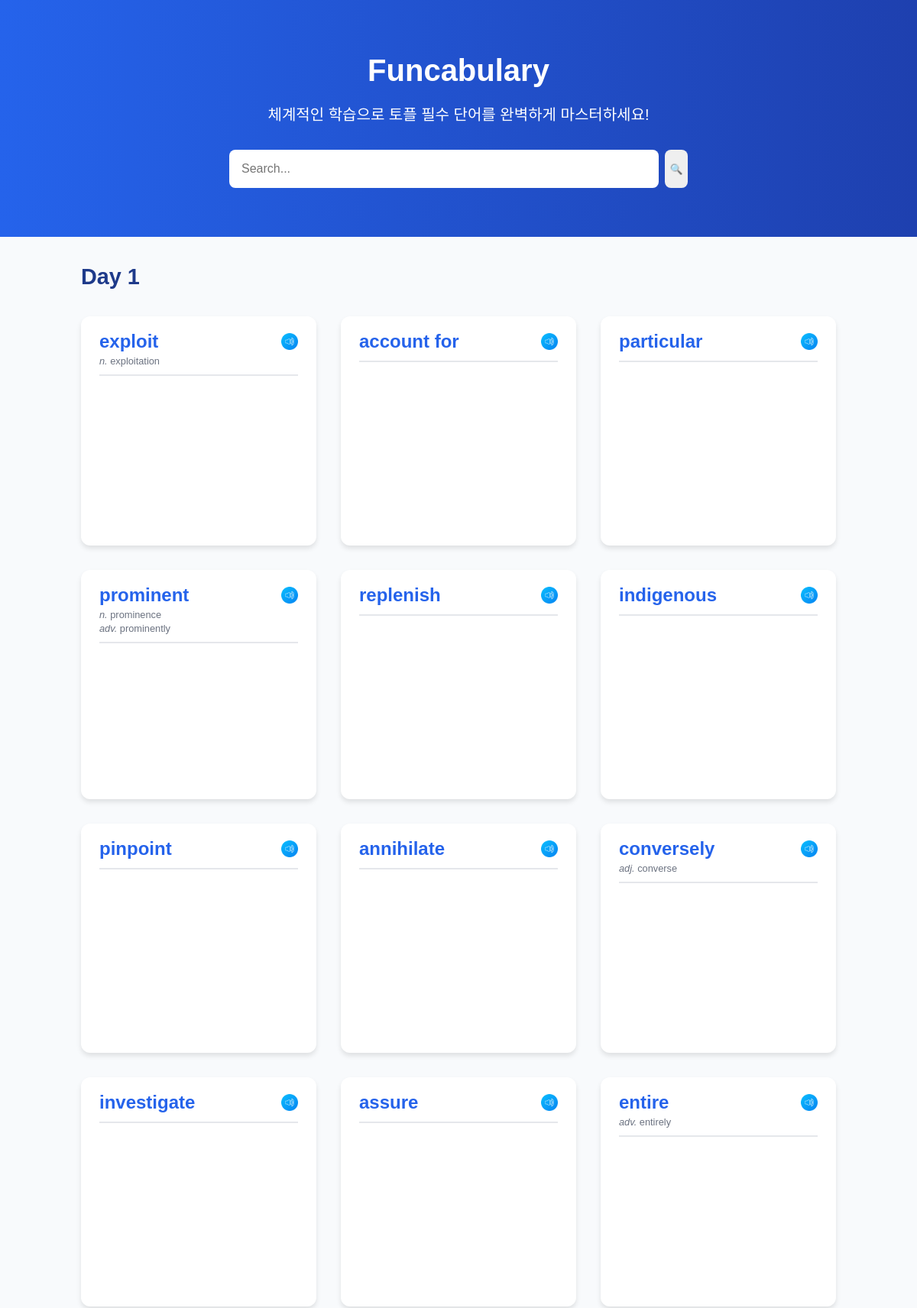
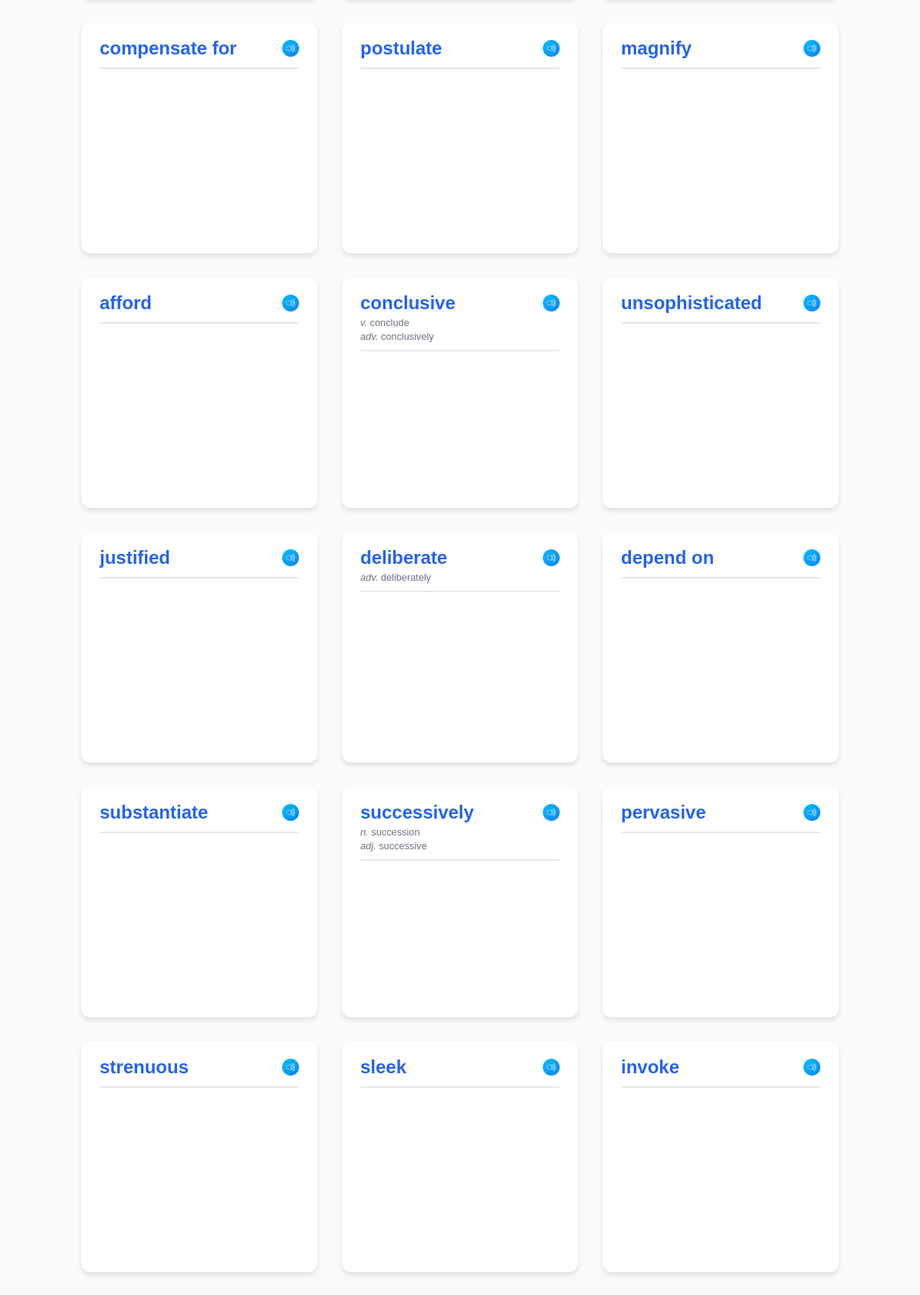
Page /funcabulary/day1 (upper part) on the committed database (2 pictures, top to bottom).
### app/models.py (models this page shows)
class Word(db.Model):
    __tablename__ = 'words'
    id = db.Column(db.Integer, primary_key=True, autoincrement=True)
    day_id = db.Column(db.Integer, db.ForeignKey('days.id'), nullable=False)  # connect to Day
    word = db.Column(db.String(100), index=True, nullable=False)
    note = db.Column(db.Text, nullable=True)
    details = db.relationship('Detail', backref='word', cascade='all, delete', lazy=True)
    derivatives = db.relationship('Derivative', backref='parent_word', cascade='all, delete', lazy=True)

class Derivative(db.Model):
    __tablename__ = 'derivatives'
    word_id = db.Column(db.Integer, db.ForeignKey('words.id'), primary_key=True)  # foreign key that connected with the word
    pos_id = db.Column(db.Integer, db.ForeignKey('pos.id'), nullable=True)
    word = db.Column(db.String(50), primary_key=True, nullable=True)
    __table_args__ = (
        db.PrimaryKeyConstraint('word_id', 'word'),
    )

class POS(db.Model):
    __tablename__ = 'pos'
    id = db.Column(db.Integer, primary_key=True, autoincrement=True)
    pos = db.Column(db.String(10), unique=True, nullable=False)
    details = db.relationship('Detail', backref='pos', lazy=True)
    derivatives = db.relationship('Derivative', backref='pos', lazy=True)

### app/views.py (the view)
@views_bp.route('/funcabulary/day<int:d_num>')
def day(d_num):
    user_agent = request.headers.get("User-Agent", "").lower()
    if "python" in user_agent or "pandas" in user_agent or "requests" in user_agent:
        return jsonify({"error": "Bots are not allowed!"}), 403
    words = Word.query.filter_by(day_id=d_num).all()
    for word in words:
        for detail in word.details:
            detail.example = highlight(word.word, detail.example)
    return render_template('days.html', words=words, d_num=d_num)

### app/views.py (called while the page is built)
def highlight(word, example):
    words = word.split()
    word_patterns = [rf'\b{re.escape(w)}(ed|ing|s|d|ay)?\b' for w in words]
    pattern = r'\s+'.join(word_patterns) # 단어 사이의 공백도 포함
    oup = re.sub(pattern, r'<b>\g<0></b>', example, flags=re.IGNORECASE)
    return oup

### app/templates/days.html (shortened to what this page needs)
{% extends 'index.html' %}
{% block css %}
    <link rel="stylesheet" href="{{ url_for('static', filename='css/main.css') }}">
    <link rel="stylesheet" href="{{ url_for('static', filename='css/days.css') }}">
{% endblock %}
{% block main %}
    <section class="cards-section">
        <h2 class="section-tit">Day {{ d_num }}</h2>
        <div class="cards-grid">
            {% for word in words %}
                <div class="cards-container">
                    <div class="card">
                        <div class="front">
                            <div class="word-header">
                                <h3 class="word-tit">
                                    <div class="word-tit-container">
                                        {{ word.word }}
                                    </div>
                                    <button class="tts-btn" onclick="Pronunciation_eng('{{ word.word }}', 'eng', event)"><img src="{{ url_for('static', filename='img/volume.png') }}" alt="sound-icon" class="vol-img"></button>
                                </h3>
                                {% for derivative in word.derivatives %}
                                    <p class="synonyms">
                                        <span class="word-pos">{{ derivative.pos.pos }}</span> {{ derivative.word }}
                                    </p>
                                {% endfor %}
                            </div>
                        </div>
                        <div class="back">
                            <div class="word-header">
                                {% for info in word.details %}
                                    <div class="word-header-wrap">
                                        <h3 class="word-info">
                                            {% if loop.length > 1 %}
                                                <span class="meaning-count">{{ loop.index }}.</span> {{ info.meaning }}
                                            {% else %}
                                                {{ info.meaning }}
                                            {% endif %}
                                            <button class="tts-btn" onclick="Pronunciation_kor(`{{ info.meaning }}`, 'kor', event)"><img src="{{ url_for('static', filename='img/volume.png') }}" alt="sound-icon" class="vol-img"></button>
                                        </h3>
                                        <p class="synonyms"><span class="word-pos">{{ info.pos.pos }}</span> {{ info.synonyms }}</p>
                                        <p class="example">{{ info.example | safe }}</p>
                                    </div>
                                {% endfor %}
                            </div>
                            <div class="word-section">
                                {% if word.note %}
                                    <div class="point-section">
                                        <div class="point-tit"><span class="tag">Point!</span></div>
                                        <p class="word-pos">{{ word.note | default('', true) | replace('\n', '<br>') | safe }}</p>
                                    </div>
                                {% endif %}
                            </div>
                        </div>
                    </div>
                </div>
            {% endfor %}
        </div>
    </section>
{% endblock %}

### app/static/css/00_base.css (style rules this page uses)
* { margin: 0; padding: 0; box-sizing: border-box; }
body { font-family: 'Arial', sans-serif; line-height: 1.4; background-color: #f8fafc; }

### app/static/css/main.css (style rules this page uses)
.cards-section { width: 85%; margin: 2rem auto; padding: 0 1rem; }
.section-tit { font-size: 1.8rem; margin-bottom: 2rem; color: #1e3a8a; }
.cards-grid { display: grid; grid-template-columns: repeat(auto-fit, minmax(300px, 1fr)); gap: 2rem; }
.cards-container { perspective: 1000px; height: 260px; transition: transform .5s ease-in-out; }
.card { position: relative; width: 100%; height: 100%; transition: transform 0.8s; transform-style: preserve-3d; }
.front, .back { position: absolute; width: 100%; height: 100%; backface-visibility: hidden; background: white; padding: 1rem 1.5rem 1.5rem; border-radius: 12px; box-shadow: 0 4px 6px rgba(0, 0, 0, 0.1); overflow: auto; }
.back { transform: rotateY(180deg); background: #f8fafc; transition: .5s ease-in-out; }
.front .word-header { border-bottom: 2px solid #e5e7eb; padding-bottom: .5rem; margin-bottom: .5rem; display: flex; flex-direction: column; }
.word-header-wrap { border-bottom: 2px solid #e5e7eb; padding-bottom: 1rem; margin-bottom: 1rem; }
.word-header-wrap:last-child { border: unset; padding: unset; margin: unset; }
.word-tit { color: #2563eb; font-size: 1.5rem; display: flex; justify-content: space-between; align-items: center; }
.tts-btn { all: unset; display: flex; cursor: pointer; float: right; }
.vol-img { width: 22px; height: 22px; }
.synonyms { font-size: 0.8rem; color: #6b7280; }
.word-pos { color: #6b7280; font-size: .8rem; font-style: italic; }
.tag { display: inline-block; background: #eff6ff; color: #2563eb; padding: 0.2rem 0.5rem; border-radius: 4px; font-size: 0.9rem; }
.word-info { font-size: 1.1rem; color: #2563eb; }
.meaning-count { color: rgb(0, 0, 0); }
.point-section { padding: 1rem 0 0; margin: 1rem 0 0; border-top: 1px solid #e5e7eb; }
.point-tit { display: flex; justify-content: center; margin: .5rem 0 .2rem; }
.example { color: #6b7280; font-style: italic; font-size: .9rem; border-top: 2px dashed #e5e7eb; padding-top: .5rem; margin-top: .5rem; }

### app/static/css/days.css (style rules this page uses)
.cards-container { height: 300px; }

### rows in the picture
Word: word "exploit"
Derivative: pos.pos "n.", word "exploitation"
Word: word "account for"
Word: word "particular"
Word: word "prominent"
Derivative: pos.pos "n.", word "prominence"
Derivative: pos.pos "adv.", word "prominently"
Word: word "replenish"
Word: word "indigenous"
Word: word "pinpoint"
Word: word "annihilate"
Word: word "conversely"
Derivative: pos.pos "adj.", word "converse"
Word: word "investigate"
Word: word "assure"
Word: word "entire"
Derivative: pos.pos "adv.", word "entirely"
Word: word "compensate for"
Word: word "postulate"
Word: word "magnify"
Word: word "afford"
Word: word "conclusive"
Derivative: pos.pos "v.", word "conclude"
Derivative: pos.pos "adv.", word "conclusively"
Word: word "unsophisticated"
Word: word "justified"
Word: word "deliberate"
Derivative: pos.pos "adv.", word "deliberately"
Word: word "depend on"
Word: word "substantiate"
Word: word "successively"
Derivative: pos.pos "n.", word "succession"
Derivative: pos.pos "adj.", word "successive"
Word: word "pervasive"
Word: word "strenuous"
Word: word "sleek"
Word: word "invoke"

### other values in the picture
{{ d_num }} "1"
